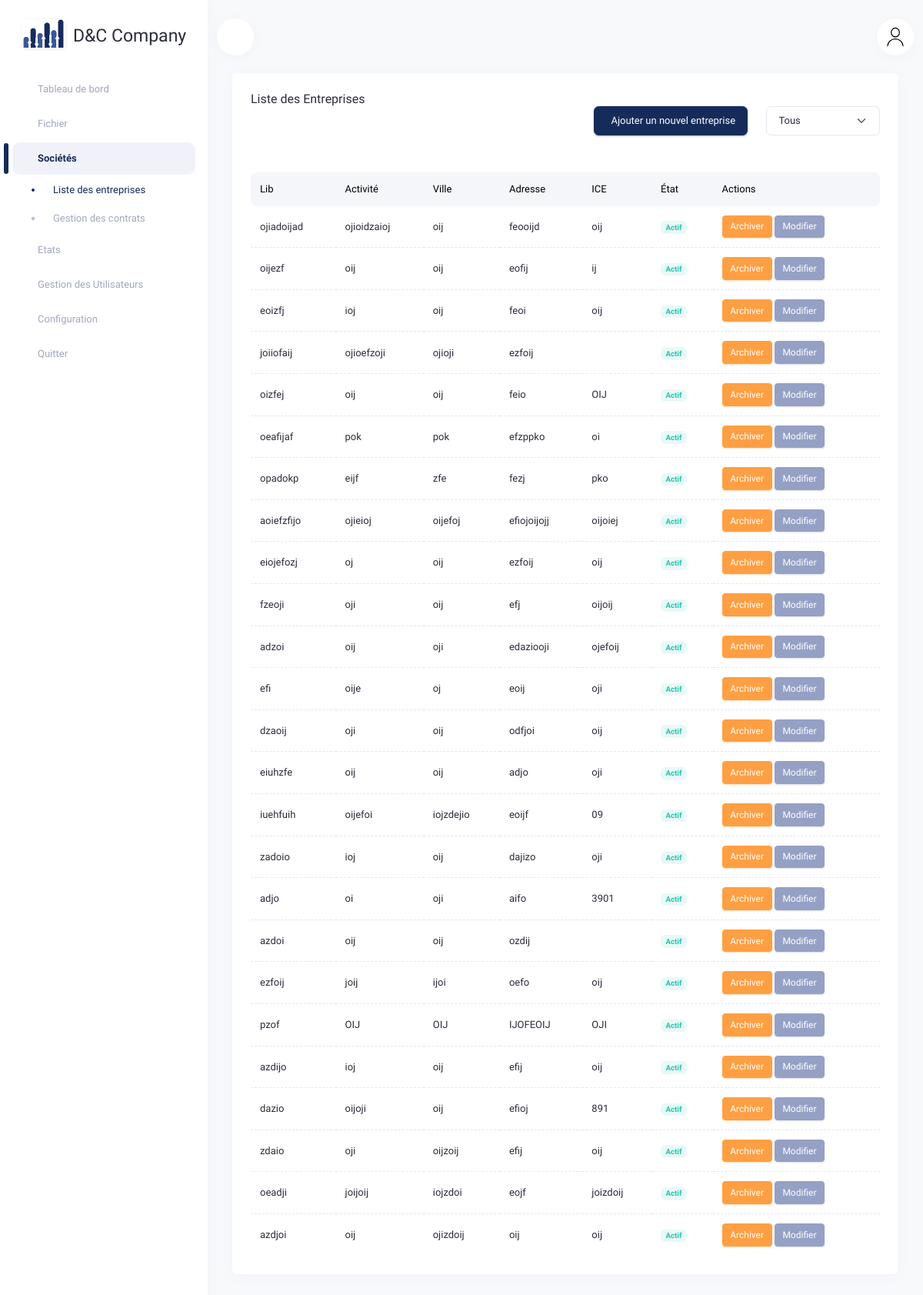
/customer-files/, run on an earlier commit of the app's database.
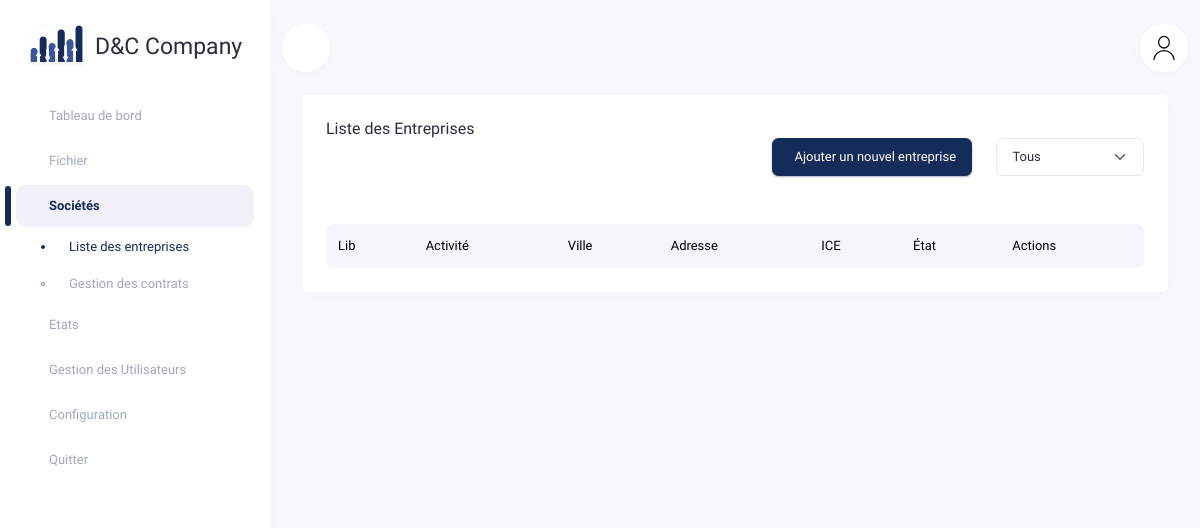
And on a later commit of the database.
### agendacomptable/models.py (models this page shows, shortened)
class CustomerFile(models.Model):
    raison_sociale = models.CharField(max_length=70, verbose_name="Raison Sociale")
    activite = models.CharField(max_length=100, verbose_name="Activité")
    ville = models.CharField(max_length=45, verbose_name="Ville")
    adresse = models.TextField(verbose_name="Adresse")
    email = models.EmailField(max_length=100, verbose_name="E-Mail")
    contacts = models.ManyToManyField('Contact', related_name="customer_files", verbose_name="Contacts", blank=True)
    forme_juridique = models.ForeignKey('FormeJuridique', on_delete=models.SET_NULL, null=True)
    date_creation = models.DateField(null=True)
    ice = models.CharField(max_length=24, verbose_name="ICE", null=True, blank=True)
    identifiant_fiscal = models.CharField(max_length=24, verbose_name="IF", null=True, blank=True)
    cnss = models.CharField(max_length=24, verbose_name="CNSS", null=True, blank=True)
    registre_commerce = models.CharField(max_length=24, verbose_name="RC", null=True, blank=True)
    domiciliation = models.BooleanField(default=False)
    tenue_comptabilite = models.BooleanField(default=False)
    cabinet_comptable = models.ForeignKey('Comptable', on_delete=models.SET_NULL, null=True, blank=True)
    date_reception_dossier = models.DateField(null=True, blank=True)
    user_create = models.ForeignKey(User, related_name="customerfile_created_by", on_delete=models.SET_NULL, null=True)
    user_edit = models.ForeignKey(User, related_name="customerfile_edited_by", on_delete=models.SET_NULL, null=True)
    date_create = models.DateTimeField(auto_now_add=True)
    date_edit = models.DateTimeField(auto_now=True)
    is_archived = models.BooleanField(default=False)

### agendacomptable/views.py (the view)
# urls.py: path('customer-files/', views.customer_file_list, name='customer_file_list'),
def customer_file_list(request):
    filter_status = request.GET.get('filter', 'all')  # Obtient le filtre actuel (tous, actifs ou archivés)
    search_query = request.GET.get('search', '')  # Obtient la requête de recherche
    if filter_status == 'archived':
        customer_files = CustomerFile.objects.filter(is_archived=True)
    elif filter_status == 'active':
        customer_files = CustomerFile.objects.filter(is_archived=False)
    else:
        customer_files = CustomerFile.objects.all()
    if search_query:
        customer_files = customer_files.filter(
            Q(raison_sociale__icontains=search_query) |
            Q(email__icontains=search_query)
        )
    entreprises = customer_files.order_by('-date_create')
    return render(request, 'accounting/customer_file_list.html', {'entreprises': entreprises})

### agendacomptable/templates/accounting/customer_file_list.html (shortened to what the changed rows need)
{% extends 'accounting/base.html' %}
{% load static %}
{% block content %}
<div class="container-xxl">
    <div class="row">
        <div class="col-12">
            <div class="card">
                <div class="card-body pt-0">
                    <div class="table-responsive">
                        <table class="table mb-0" id="datatable_1">
                            <thead class="table-light">
                                <tr>
                                    <th>Lib</th>
                                    <th>Activité</th>
                                    <th>Ville</th>
                                    <th>Adresse</th>
                                    <th>ICE</th>
                                    <th>État</th>
                                    <th>Actions</th>
                                </tr>
                            </thead>
                            <tbody>
                                {% for entreprise in entreprises %}
                                    <tr {% if entreprise.is_archived %}class="table-secondary"{% endif %}>
                                        <td>{{ entreprise.raison_sociale }}</td>
                                        <td>{{ entreprise.activite }}</td>
                                        <td>{{ entreprise.ville }}</td>
                                        <td>{{ entreprise.adresse }}</td>
                                        <td>{{ entreprise.ice }}</td>
                                        <td>
                                            {% if not entreprise.is_archived %}
                                                <span class="badge rounded text-success bg-success-subtle">Actif</span>
                                            {% else %}
                                                <span class="badge rounded text-white bg-warning">Inactif</span>
                                            {% endif %}
                                        </td>
                                        <td>
                                            <button class="btn {% if entreprise.is_archived %}btn-success{% else %}btn-warning{% endif %} btn-sm" data-bs-toggle="modal" data-bs-target="#archiveModal{{ entreprise.pk }}">
                                                {% if entreprise.is_archived %}
                                                    <i class="las la-check"></i> Réactiver
                                                {% else %}
                                                     Archiver
                                                {% endif %}
                                            </button>
                                            <button class="btn btn-secondary btn-sm" onclick="window.location.href='{% url 'edit_customer_file' entreprise.pk %}'">
                                                 Modifier
                                            </button>
                                        </td>
                                    </tr>
                                {% endfor %}
                            </tbody>
                        </table>
                    </div>
                </div>
            </div>
        </div>
    </div>
</div>
{% endblock content %}

What changed in the data, as far as the page shows it:
removed CustomerFile: raison_sociale "ojiadoijad", activite "ojioidzaioj", ville "oij", adresse "feooijd", ice "oij", is_archived "Actif"
removed CustomerFile: raison_sociale "oijezf", activite "oij", ville "oij", adresse "eofij", ice "ij", is_archived "Actif"
removed CustomerFile: raison_sociale "eoizfj", activite "ioj", ville "oij", adresse "feoi", ice "oij", is_archived "Actif"
removed CustomerFile: raison_sociale "joiiofaij", activite "ojioefzoji", ville "ojioji", adresse "ezfoij", is_archived "Actif"
removed CustomerFile: raison_sociale "oizfej", activite "oij", ville "oij", adresse "feio", ice "OIJ", is_archived "Actif"
removed CustomerFile: raison_sociale "oeafijaf", activite "pok", ville "pok", adresse "efzppko", ice "oi", is_archived "Actif"
removed CustomerFile: raison_sociale "opadokp", activite "eijf", ville "zfe", adresse "fezj", ice "pko", is_archived "Actif"
removed CustomerFile: raison_sociale "aoiefzfijo", activite "ojieioj", ville "oijefoj", adresse "efiojoijojj", ice "oijoiej", is_archived "Actif"
removed CustomerFile: raison_sociale "eiojefozj", activite "oj", ville "oij", adresse "ezfoij", ice "oij", is_archived "Actif"
removed CustomerFile: raison_sociale "fzeoji", activite "oji", ville "oij", adresse "efj", ice "oijoij", is_archived "Actif"
removed CustomerFile: raison_sociale "adzoi", activite "oij", ville "oji", adresse "edaziooji", ice "ojefoij", is_archived "Actif"
removed CustomerFile: raison_sociale "efi", activite "oije", ville "oj", adresse "eoij", ice "oji", is_archived "Actif"
removed CustomerFile: raison_sociale "dzaoij", activite "oji", ville "oij", adresse "odfjoi", ice "oij", is_archived "Actif"
removed CustomerFile: raison_sociale "eiuhzfe", activite "oij", ville "oij", adresse "adjo", ice "oji", is_archived "Actif"
removed CustomerFile: raison_sociale "iuehfuih", activite "oijefoi", ville "iojzdejio", adresse "eoijf", ice "09", is_archived "Actif"
removed CustomerFile: raison_sociale "zadoio", activite "ioj", ville "oij", adresse "dajizo", ice "oji", is_archived "Actif"
removed CustomerFile: raison_sociale "adjo", activite "oi", ville "oji", adresse "aifo", ice "3901", is_archived "Actif"
removed CustomerFile: raison_sociale "azdoi", activite "oij", ville "oij", adresse "ozdij", is_archived "Actif"
removed CustomerFile: raison_sociale "ezfoij", activite "joij", ville "ijoi", adresse "oefo", ice "oij", is_archived "Actif"
removed CustomerFile: raison_sociale "pzof", activite "OIJ", ville "OIJ", adresse "IJOFEOIJ", ice "OJI", is_archived "Actif"
removed CustomerFile: raison_sociale "azdijo", activite "ioj", ville "oij", adresse "efij", ice "oij", is_archived "Actif"
removed CustomerFile: raison_sociale "dazio", activite "oijoji", ville "oij", adresse "efioj", ice "891", is_archived "Actif"
removed CustomerFile: raison_sociale "zdaio", activite "oji", ville "oijzoij", adresse "efij", ice "oij", is_archived "Actif"
removed CustomerFile: raison_sociale "oeadji", activite "joijoij", ville "iojzdoi", adresse "eojf", ice "joizdoij", is_archived "Actif"
removed CustomerFile: raison_sociale "azdjoi", activite "oij", ville "ojizdoij", adresse "oij", ice "oij", is_archived "Actif"
